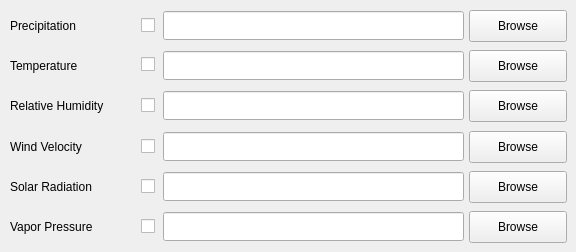
   <widget class="QWidget" name="tab_1">
    <attribute name="title">
     <string>  Climate Classifications  </string>
    </attribute>
    <widget class="QLineEdit" name="lineEditPrecipitationFile">
     <property name="geometry">
      <rect>
       <x>163</x>
       <y>11</y>
       <width>301</width>
       <height>29</height>
      </rect>
     </property>
     <property name="font">
      <font>
       <pointsize>14</pointsize>
       <weight>75</weight>
       <bold>true</bold>
      </font>
     </property>
     <property name="alignment">
      <set>Qt::AlignRight|Qt::AlignTrailing|Qt::AlignVCenter</set>
     </property>
    </widget>
    <widget class="QPushButton" name="pushButtonWindVelocityFile">
     <property name="geometry">
      <rect>
       <x>469</x>
       <y>131</y>
       <width>98</width>
       <height>32</height>
      </rect>
     </property>
     <property name="text">
      <string>Browse</string>
     </property>
     <property name="checkable">
      <bool>false</bool>
     </property>
     <property name="autoDefault">
      <bool>false</bool>
     </property>
     <property name="flat">
      <bool>false</bool>
     </property>
    </widget>
    <widget class="QPushButton" name="pushButtonVaporPressureFile">
     <property name="geometry">
      <rect>
       <x>469</x>
       <y>211</y>
       <width>98</width>
       <height>32</height>
      </rect>
     </property>
     <property name="text">
      <string>Browse</string>
     </property>
     <property name="checkable">
      <bool>false</bool>
     </property>
     <property name="autoDefault">
      <bool>false</bool>
     </property>
     <property name="flat">
      <bool>false</bool>
     </property>
    </widget>
    <widget class="QLineEdit" name="lineEditVaporPressureFile">
     <property name="geometry">
      <rect>
       <x>163</x>
       <y>212</y>
       <width>301</width>
       <height>29</height>
      </rect>
     </property>
     <property name="font">
      <font>
       <pointsize>14</pointsize>
       <weight>75</weight>
       <bold>true</bold>
      </font>
     </property>
     <property name="alignment">
      <set>Qt::AlignRight|Qt::AlignTrailing|Qt::AlignVCenter</set>
     </property>
    </widget>
    <widget class="QLineEdit" name="lineEditRelativeHumidityFile">
     <property name="geometry">
      <rect>
       <x>163</x>
       <y>91</y>
       <width>301</width>
       <height>29</height>
      </rect>
     </property>
     <property name="font">
      <font>
       <pointsize>14</pointsize>
       <weight>75</weight>
       <bold>true</bold>
      </font>
     </property>
     <property name="alignment">
      <set>Qt::AlignRight|Qt::AlignTrailing|Qt::AlignVCenter</set>
     </property>
    </widget>
    <widget class="QLabel" name="textLabelTemperature">
     <property name="geometry">
      <rect>
       <x>10</x>
       <y>50</y>
       <width>111</width>
       <height>31</height>
      </rect>
     </property>
     <property name="text">
      <string>Temperature</string>
     </property>
    </widget>
    <widget class="QPushButton" name="pushButtonPrecipitationFile">
     <property name="geometry">
      <rect>
       <x>469</x>
       <y>10</y>
       <width>98</width>
       <height>32</height>
      </rect>
     </property>
     <property name="text">
      <string>Browse</string>
     </property>
     <property name="checkable">
      <bool>false</bool>
     </property>
     <property name="autoDefault">
      <bool>false</bool>
     </property>
     <property name="flat">
      <bool>false</bool>
     </property>
    </widget>
    <widget class="QPushButton" name="pushButtonRelativeHumidityFile">
     <property name="geometry">
      <rect>
       <x>469</x>
       <y>90</y>
       <width>98</width>
       <height>32</height>
      </rect>
     </property>
     <property name="text">
      <string>Browse</string>
     </property>
     <property name="checkable">
      <bool>false</bool>
     </property>
     <property name="autoDefault">
      <bool>false</bool>
     </property>
     <property name="flat">
      <bool>false</bool>
     </property>
    </widget>
    <widget class="QLabel" name="textLabelVaporPressure">
     <property name="geometry">
      <rect>
       <x>10</x>
       <y>211</y>
       <width>121</width>
       <height>31</height>
      </rect>
     </property>
     <property name="text">
      <string>Vapor Pressure</string>
     </property>
    </widget>
    <widget class="QLineEdit" name="lineEditWindVelocityFile">
     <property name="geometry">
      <rect>
       <x>163</x>
       <y>132</y>
       <width>301</width>
       <height>29</height>
      </rect>
     </property>
     <property name="font">
      <font>
       <pointsize>14</pointsize>
       <weight>75</weight>
       <bold>true</bold>
      </font>
     </property>
     <property name="alignment">
      <set>Qt::AlignRight|Qt::AlignTrailing|Qt::AlignVCenter</set>
     </property>
    </widget>
    <widget class="QPushButton" name="pushButtonSolarRadiationFile">
     <property name="geometry">
      <rect>
       <x>469</x>
       <y>171</y>
       <width>98</width>
       <height>32</height>
      </rect>
     </property>
     <property name="text">
      <string>Browse</string>
     </property>
     <property name="checkable">
      <bool>false</bool>
     </property>
     <property name="autoDefault">
      <bool>false</bool>
     </property>
     <property name="flat">
      <bool>false</bool>
     </property>
    </widget>
    <widget class="QLineEdit" name="lineEditSolarRadiationFile">
     <property name="geometry">
      <rect>
       <x>163</x>
       <y>172</y>
       <width>301</width>
       <height>29</height>
      </rect>
     </property>
     <property name="font">
      <font>
       <pointsize>14</pointsize>
       <weight>75</weight>
       <bold>true</bold>
      </font>
     </property>
     <property name="alignment">
      <set>Qt::AlignRight|Qt::AlignTrailing|Qt::AlignVCenter</set>
     </property>
    </widget>
    <widget class="QLabel" name="textLabelSolarRadiation">
     <property name="geometry">
      <rect>
       <x>10</x>
       <y>171</y>
       <width>121</width>
       <height>31</height>
      </rect>
     </property>
     <property name="text">
      <string>Solar Radiation</string>
     </property>
    </widget>
    <widget class="QPushButton" name="pushButtonTemperatureFile">
     <property name="geometry">
      <rect>
       <x>469</x>
       <y>50</y>
       <width>98</width>
       <height>32</height>
      </rect>
     </property>
     <property name="text">
      <string>Browse</string>
     </property>
     <property name="checkable">
      <bool>false</bool>
     </property>
     <property name="autoDefault">
      <bool>false</bool>
     </property>
     <property name="flat">
      <bool>false</bool>
     </property>
    </widget>
    <widget class="QLabel" name="textLabelRelativeHumidity">
     <property name="geometry">
      <rect>
       <x>10</x>
       <y>90</y>
       <width>131</width>
       <height>31</height>
      </rect>
     </property>
     <property name="text">
      <string>Relative Humidity</string>
     </property>
    </widget>
    <widget class="QLabel" name="textLabelPrecipitation">
     <property name="geometry">
      <rect>
       <x>10</x>
       <y>10</y>
       <width>111</width>
       <height>31</height>
      </rect>
     </property>
     <property name="text">
      <string>Precipitation</string>
     </property>
    </widget>
    <widget class="QLineEdit" name="lineEditTemperatureFile">
     <property name="geometry">
      <rect>
       <x>163</x>
       <y>51</y>
       <width>301</width>
       <height>29</height>
      </rect>
     </property>
     <property name="font">
      <font>
       <pointsize>14</pointsize>
       <weight>75</weight>
       <bold>true</bold>
      </font>
     </property>
     <property name="alignment">
      <set>Qt::AlignRight|Qt::AlignTrailing|Qt::AlignVCenter</set>
     </property>
    </widget>
    <widget class="QLabel" name="textLabelWindVelocity">
     <property name="geometry">
      <rect>
       <x>10</x>
       <y>131</y>
       <width>121</width>
       <height>31</height>
      </rect>
     </property>
     <property name="text">
      <string>Wind Velocity</string>
     </property>
    </widget>
    <widget class="QCheckBox" name="checkBoxPrecipitation">
     <property name="geometry">
      <rect>
       <x>141</x>
       <y>14</y>
       <width>16</width>
       <height>23</height>
      </rect>
     </property>
     <property name="text">
      <string/>
     </property>
    </widget>
    <widget class="QCheckBox" name="checkBoxTemperature">
     <property name="geometry">
      <rect>
       <x>141</x>
       <y>53</y>
       <width>16</width>
       <height>23</height>
      </rect>
     </property>
     <property name="text">
      <string/>
     </property>
    </widget>
    <widget class="QCheckBox" name="checkBoxRelativeHumidity">
     <property name="geometry">
      <rect>
       <x>141</x>
       <y>94</y>
       <width>16</width>
       <height>23</height>
      </rect>
     </property>
     <property name="text">
      <string/>
     </property>
    </widget>
    <widget class="QCheckBox" name="checkBoxWindVelocity">
     <property name="geometry">
      <rect>
       <x>141</x>
       <y>135</y>
       <width>16</width>
       <height>23</height>
      </rect>
     </property>
     <property name="text">
      <string/>
     </property>
    </widget>
    <widget class="QCheckBox" name="checkBoxSolarRadiation">
     <property name="geometry">
      <rect>
       <x>141</x>
       <y>175</y>
       <width>16</width>
       <height>23</height>
      </rect>
     </property>
     <property name="text">
      <string/>
     </property>
    </widget>
    <widget class="QCheckBox" name="checkBoxVaporPressure">
     <property name="geometry">
      <rect>
       <x>141</x>
       <y>215</y>
       <width>16</width>
       <height>23</height>
      </rect>
     </property>
     <property name="text">
      <string/>
     </property>
    </widget>
   </widget>
